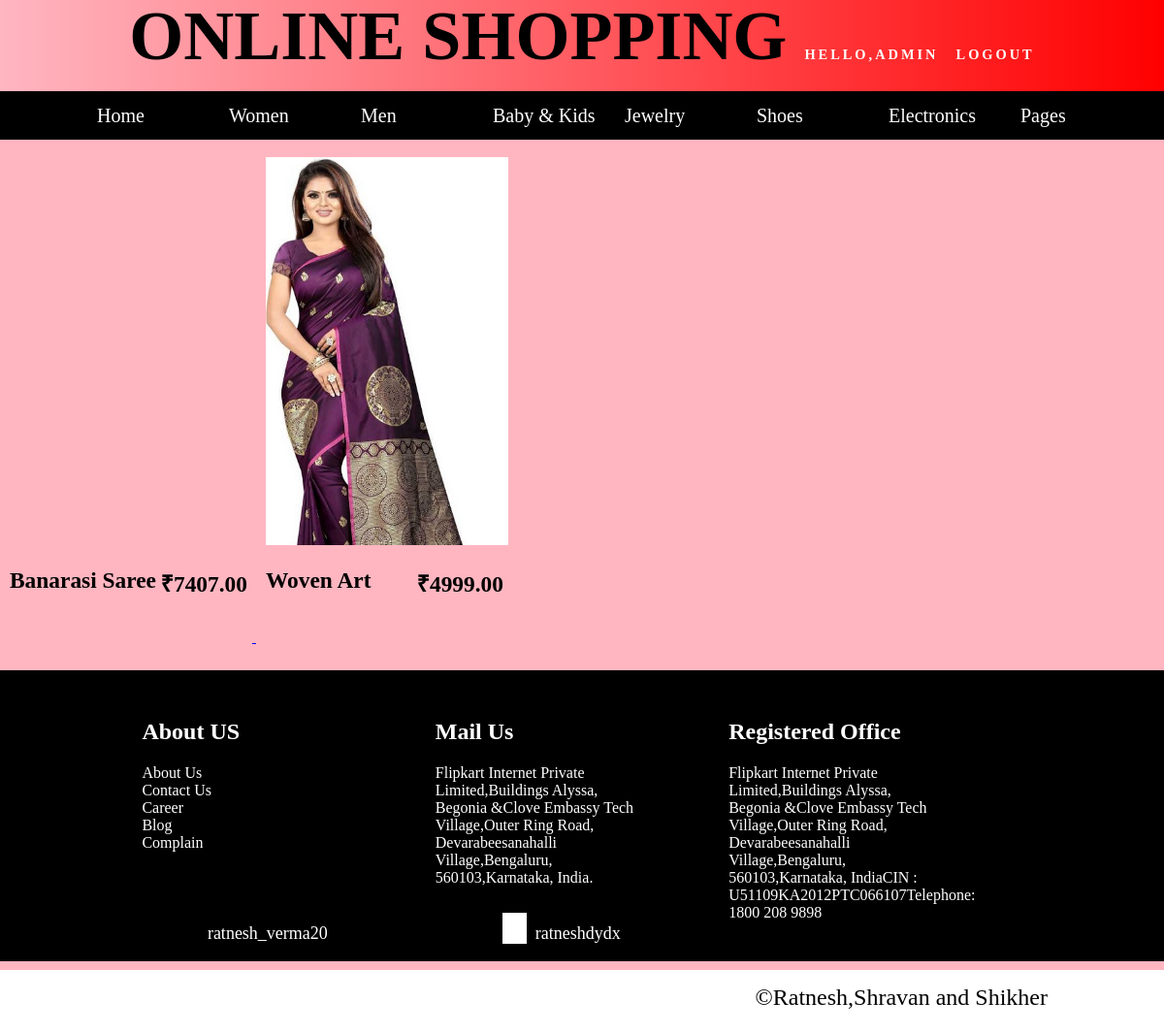
Screenshot of /loggedin/sarees (signed in) with the database file from the repository.
### online/models.py (models this page shows, shortened)
class Product(models.Model):
    supercategory = models.ForeignKey(Supercategory, related_name='categories2', on_delete=models.CASCADE)
    super=models.SlugField(max_length=100, db_index=True)
    category = models.ForeignKey(Category, related_name='products', on_delete=models.CASCADE)
    name = models.CharField(max_length=100, db_index=True)
    slug = models.SlugField(max_length=100, db_index=True)
    description = models.TextField(blank=True)
    price = models.DecimalField(max_digits=10, decimal_places=2)
    available = models.BooleanField(default=True)
    stock = models.PositiveIntegerField()
    created_at = models.DateTimeField(auto_now_add=True)
    updated_at = models.DateTimeField(auto_now=True)
    image = models.FileField(upload_to='products/%Y/%m/%d', blank=True)
    discount = models.PositiveIntegerField(default=0,blank=True)
    class Meta:
        ordering = ('name', )

### loggedin/views.py (the view)
# urls.py: url(r'^(?P<category_slug>[-\w]+)$', views.adminhome, name='product_list_by_category_admin'),
def adminhome(request, category_slug=None):
    try:
        if request.session['userid']:
            category = None
            categories = Category.objects.all()
            products = Product.objects.filter(available=True)
            if category_slug:
                category = get_object_or_404(Category, slug=category_slug)
                products = Product.objects.filter(category=category,available=True)
            context = {
                'category': category,
                'categories': categories,
                'products': products,
                'userid': request.session['userid']
            }
            return render(request, 'adminhome.html', context)
    except KeyError:
        pass

### loggedin/templates/adminhome.html (shortened to what this page needs)
<!DOCTYPE html>
<html lang="en">
<head>
    {% load static %}
	<link rel="stylesheet" type="text/css" href="{% static 'font\css\all.css' %}">
</head>
<body onload="slide()">
    <div id="main">
		<div id="header">
			<a href="#" onclick="display()" style="text-decoration: none;font-size: 1.2vw;color: white;letter-spacing: 3px;">Hello,{{userid}}</a>
			<a href="{% url 'loggedin:logout' %}" style="text-decoration: none;font-size: 1.2vw;color: white;letter-spacing: 3px;">logout</a>
		</div>
		<div id="nav-bar">
			<div class="menu">
			<ul>
				<li><a href="{% url 'loggedin:adminhome' %}">Home</a></li>
				<li><a href="">Women</a>
					</li>
				<li><a href="">Men</a>
					</li>
				<li><a href="">Baby & Kids</a>
					</li>
				<li><a href="">Jewelry</a>
					</li>
				<li><a href="">Shoes</a>
					 </li>
					<li><a href="">Electronics</a>
					</li>
				<li><a href="#">Pages</a>
					 </li>
			</ul>
		</div>
		</div>
		<br/>
		{% if category %}
		{% for product in products %}
		<a href="{% url 'loggedin:product_det' product.id %}">
					<div class="content">
						<div class="cont" style="background: url('{{ product.image.url }}');background-size: cover;"></div>
							<div class="information">
								<h3 style="float: left;">{{ product.name }}</h3>
								<h3 style="float: right;margin-right: 5px;">&#8377;{{ product.price }}</h3></div>
							</div>
				</a>
                  {% endfor %}
		{% endif %}
	<div id="footer" style="color: white">
		<div id="allpart">
		<div class="part">
			<h2>About US</h2>
				<a href="" style="color: white;text-decoration: none;">About Us</a><br>
				<a href="" style="color: white;text-decoration: none;">Contact Us</a><br>
				<a href="" style="color: white;text-decoration: none;">Career</a><br>
				<a href="" style="color: white;text-decoration: none;">Blog</a><br>
				<a href="" style="color: white;text-decoration: none;">Complain</a><br>
		</div>
		<div class="part">
			<h2>Mail Us</h2>
			Flipkart Internet Private Limited,Buildings Alyssa, Begonia &Clove Embassy Tech Village,Outer Ring Road, Devarabeesanahalli Village,Bengaluru, 560103,Karnataka, India.</div>
		<div class="part">
			<h2>Registered Office</h2>
			Flipkart Internet Private Limited,Buildings Alyssa, Begonia &Clove Embassy Tech Village,Outer Ring Road, Devarabeesanahalli Village,Bengaluru, 560103,Karnataka, IndiaCIN : U51109KA2012PTC066107Telephone: 1800 208 9898
		</div>
	</div>
	<div style="margin-left: 15%;float: left;">
		<a href="https://www.instagram.com/ratnesh_verma20/"  style="text-decoration: none;color: white"><i class="fab fa-instagram fa-2x" style="color: red;"></i><span style="font-size: 1.5vw;line-height: 100%">&nbsp;&nbsp;ratnesh_verma20</span></a>
	</div>
	<div style="margin-left: 15%;float: left;">
		<a href="https://www.facebook.com/ratnesh.verma.359778"  style="text-decoration: none;color: white"><i class="fab fa-facebook-square fa-2x" style="color: blue;background-color: white"></i><span style="font-size: 1.5vw;line-height: 100%;">&nbsp;&nbsp;ratneshdydx</span></a>
	</div>
	<div style="margin-left: 15%;float: left;">
		<i class="fab fa-twitter fa-2x" style="color: lightblue;"></i>
	</div>
</div>
		<p style="float: right;margin-right: 10%;font-size: 2vw">&copy;Ratnesh,Shravan and Shikher</p>
</div>
</body>
</html>

### loggedin/templates/adminhome.html (style rules this page uses)
body { margin: 0px; align-items: center; align-content: center; box-sizing: border-box; }
#main { min-height: 1000px; width:100%; background-color:lightpink; //border:1px solid; }
#header { min-height:75px; width: 100%; //background-color: white; line-height: 75px; font-size: 6vw; font-weight: bold; text-align: center; text-transform: uppercase; //color: linear-gradient(to right,red,yellow); background-image: linear-gradient(to right, rgba(255,0,0,0), rgba(255,0,0,1)); }
#nav-bar { min-height:50px; width: 100%; background-color: black; //padding-left: 5%; }
ul { list-style-type: none; margin: 0px; margin-left: 5%; }
ul li { display: inline-block; height:100%; width: 12%; }
ul li a { text-decoration: none; margin: 0px; color: white; line-height: 50px; font-size: 20px; text-align: center; }
.cont { min-height: 400px; width: 250px; //background-color: red; //display: inline-block; //margin-left: 10px; transition: 0.1s; }
.information { height: 50px; width: 250px; margin-top: 0px; //margin-left: 10px; //background-color: green; color: black; font-size: 20px; }
.content { min-height: 500px; width: 250px; //background-color: red; display: inline-block; margin-left: 10px; transition: 0.5s; }
#footer { margin-top: 25px; min-height: 300px; width: 100%; background-color: black; }
#allpart { height: 250px; width: 90%; margin: 0px auto; //border: 1px solid white; }
.part { height: 200px; width: 20%; margin-left: 8%; margin-top: 30px; //border: 1px solid white; float: left; }

### rows the page displays
Product: name "Banarasi Saree", price "7407.00"
Product: image (picture), name "Woven Art", price "4999.00"

### other values shown
{{ userid }} "ADMIN"
